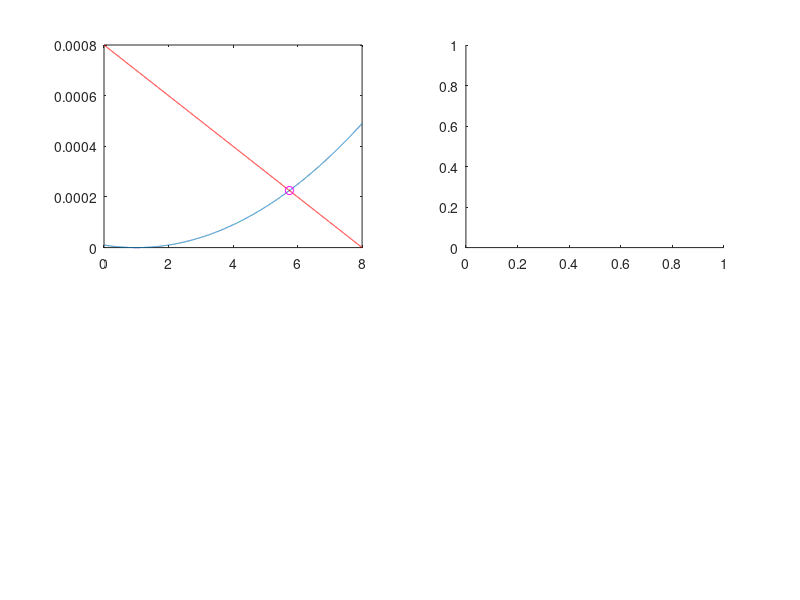

This chart was generated by the following MATLAB code: (Note: this script raises an error after producing the figure.)

VDD=12; R1=4e3; R2=8e3; RD=2e3; RS=10e3; % Circuit parameters
Kp=2e-5; Vt=1; % FET parameters
VGG=VDD*R2/(R1+R2);
vGSs=[0:1e-3:VGG]; % Range of vGS for which iD and load line are plotted.
iDs=Kp/2*(vGSs-Vt).^2; % iD-vGS characteristic in the saturation mode
iDs_load_line = (VGG-vGSs)/RS; % Load line
[vmin,imin] = min(abs(iDs-iDs_load_line)); % Find the intersection Q
IDQ=iDs(imin), VGSQ=vGSs(imin), VDSQ=VDD-(RD+RS)*IDQ % Q-point
subplot(221)
plot(vGSs,iDs, vGSs,iDs_load_line,'r', VGSQ,IDQ,'mo')
subplot(222)
vDSs=[0:1e-3:VDD]; vOVs=0:5;
for i=1:length(vOVs)
vGS = Vt + vOVs(i);
iDs = iD_NMOS_at_vDS_vGS(vDSs,vGS,Kp,Vt); % iD-vDS characteristic
plot(vDSs,iDs), hold on
text(0.85*VDD,max(iDs)+5e-6,['vGS=' num2str(vGS) '[V]'])
end
% Boundary between ohmic/saturation regions by Eq.(4.1.14)
plot(vDSs,Kp/2*vDSs.^2,'g:')
plot(vDSs,iD_NMOS_at_vDS_vGS(vDSs,VGSQ,Kp,Vt),'m', VDSQ,IDQ,'mo')
plot([0 VDD],(VDD-[0 VDD])/(RD+RS),'m'), % Load line
axis([0 VDD 0 27e-5])